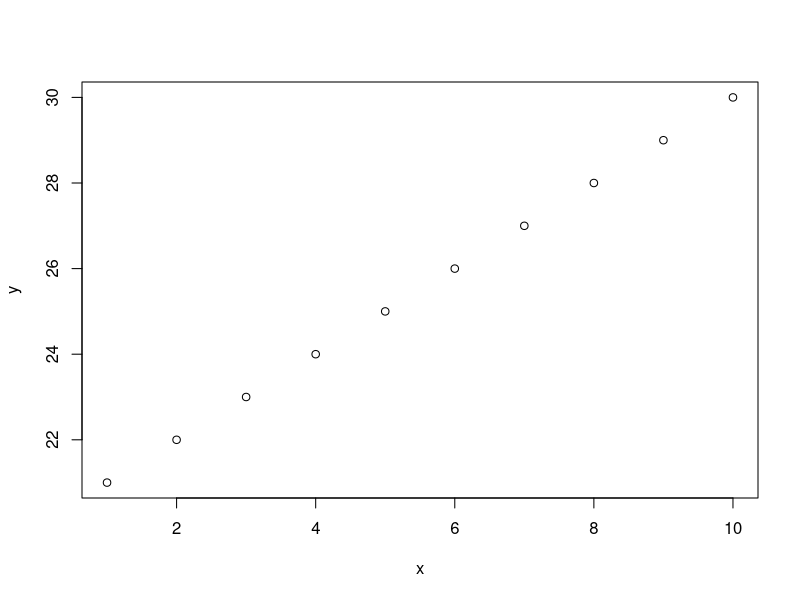
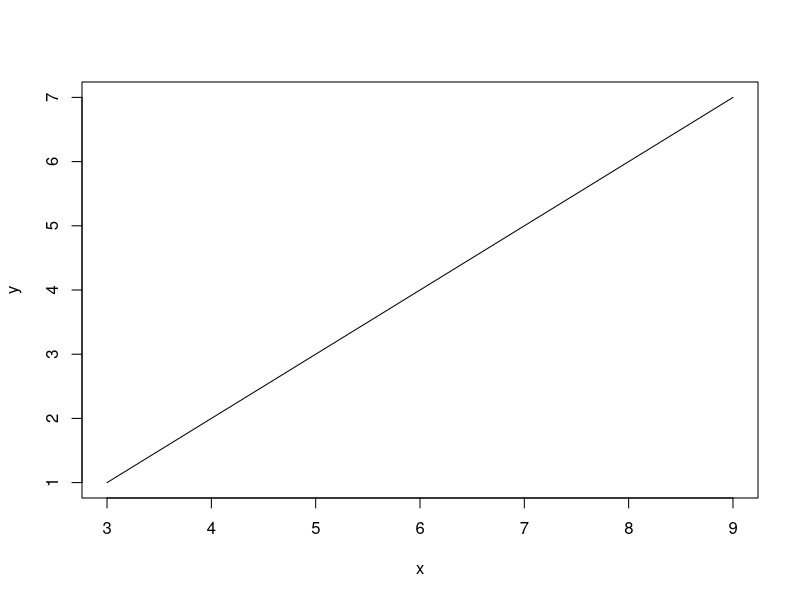
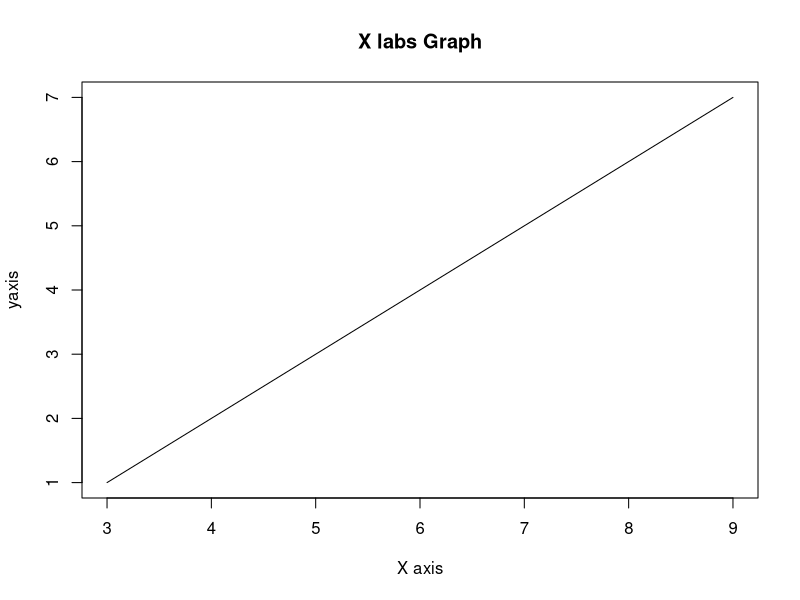
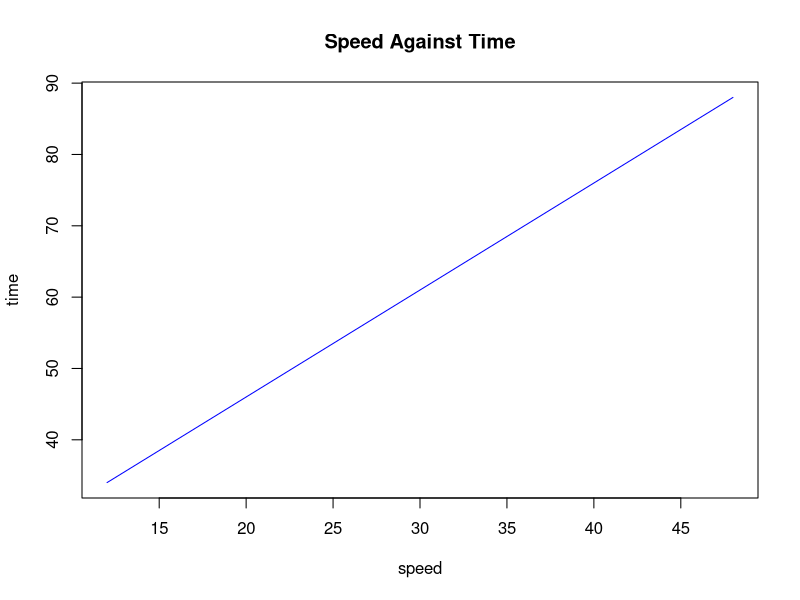
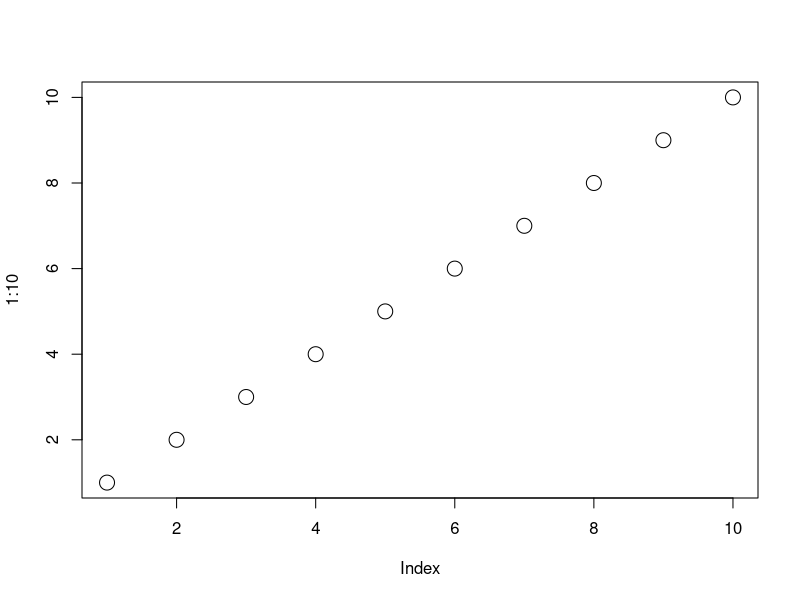
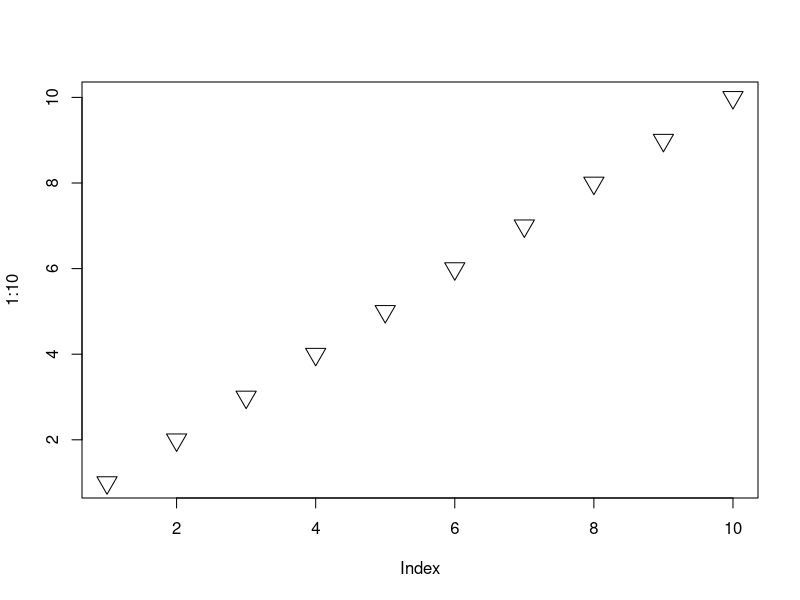

These charts were generated, in order, by the following R code:
## ---- chunk 1
x <- 1:10
y <- 21:30

plot(x,y)
## ---- chunk 2
x <- c(3,4,5,6,7,8,9)
y <- c(1,2,3,4,5,6,7)

plot(x,y,type = "l")
## ---- chunk 3
plot(x,y, main="X labs Graph",xlab = "X axis",ylab="yaxis",type="l")
## ---- chunk 4
speed <- seq(from=12,to=48,by=2)
time <- seq(from=34,to=89,by=3)

plot(speed,time,type="l",col="blue",main="Speed Against Time",xlab="speed",ylab="time")
## ---- chunk 5
plot(1:10, cex=2)
## ---- chunk 6
plot(1:10, pch=25, cex=2)
